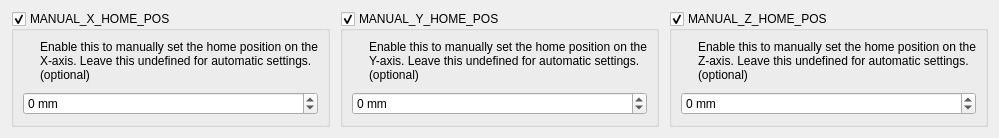
        <widget class="QWidget" name="tab">
         <property name="styleSheet">
          <string notr="true"/>
         </property>
         <attribute name="title">
          <string>X / Y / Z Coordinates</string>
         </attribute>
         <layout class="QGridLayout" name="gridLayout_2">
          <property name="spacing">
           <number>10</number>
          </property>
          <item row="0" column="0">
           <widget class="QGroupBox" name="uManualXHomePosBox">
            <property name="title">
             <string>MANUAL_X_HOME_POS</string>
            </property>
            <property name="checkable">
             <bool>true</bool>
            </property>
            <layout class="QGridLayout" name="gridLayout_6">
             <property name="spacing">
              <number>10</number>
             </property>
             <item row="0" column="0">
              <widget class="QLabel" name="label">
               <property name="sizePolicy">
                <sizepolicy hsizetype="Fixed" vsizetype="Fixed">
                 <horstretch>0</horstretch>
                 <verstretch>0</verstretch>
                </sizepolicy>
               </property>
               <property name="text">
                <string/>
               </property>
               <property name="pixmap">
                <pixmap resource="../resources/resources.qrc">:/info_FILL0_wght100_GRAD0_opsz20.svg</pixmap>
               </property>
              </widget>
             </item>
             <item row="0" column="1">
              <widget class="QLabel" name="label_2">
               <property name="text">
                <string>Enable this to manually set the home position on the X-axis. Leave this undefined for automatic settings. (optional)</string>
               </property>
               <property name="wordWrap">
                <bool>true</bool>
               </property>
              </widget>
             </item>
             <item row="1" column="0" colspan="2">
              <widget class="QSpinBox" name="uManualXHomePosSpinBox">
               <property name="suffix">
                <string> mm</string>
               </property>
               <property name="minimum">
                <number>-1000</number>
               </property>
               <property name="maximum">
                <number>1000</number>
               </property>
               <property name="stepType">
                <enum>QAbstractSpinBox::AdaptiveDecimalStepType</enum>
               </property>
              </widget>
             </item>
            </layout>
           </widget>
          </item>
          <item row="0" column="1">
           <widget class="QGroupBox" name="uManualYHomePosBox">
            <property name="title">
             <string>MANUAL_Y_HOME_POS</string>
            </property>
            <property name="checkable">
             <bool>true</bool>
            </property>
            <layout class="QGridLayout" name="gridLayout_4">
             <property name="spacing">
              <number>10</number>
             </property>
             <item row="0" column="0">
              <widget class="QLabel" name="label_3">
               <property name="sizePolicy">
                <sizepolicy hsizetype="Fixed" vsizetype="Fixed">
                 <horstretch>0</horstretch>
                 <verstretch>0</verstretch>
                </sizepolicy>
               </property>
               <property name="text">
                <string/>
               </property>
               <property name="pixmap">
                <pixmap resource="../resources/resources.qrc">:/info_FILL0_wght100_GRAD0_opsz20.svg</pixmap>
               </property>
              </widget>
             </item>
             <item row="0" column="1">
              <widget class="QLabel" name="label_4">
               <property name="text">
                <string>Enable this to manually set the home position on the Y-axis. Leave this undefined for automatic settings. (optional)</string>
               </property>
               <property name="wordWrap">
                <bool>true</bool>
               </property>
              </widget>
             </item>
             <item row="1" column="0" colspan="2">
              <widget class="QSpinBox" name="uManualYHomePosSpinBox">
               <property name="suffix">
                <string> mm</string>
               </property>
               <property name="minimum">
                <number>-1000</number>
               </property>
               <property name="maximum">
                <number>1000</number>
               </property>
               <property name="stepType">
                <enum>QAbstractSpinBox::AdaptiveDecimalStepType</enum>
               </property>
              </widget>
             </item>
            </layout>
           </widget>
          </item>
          <item row="0" column="2">
           <widget class="QGroupBox" name="uManualZHomePosBox">
            <property name="title">
             <string>MANUAL_Z_HOME_POS</string>
            </property>
            <property name="checkable">
             <bool>true</bool>
            </property>
            <layout class="QGridLayout" name="gridLayout_3">
             <property name="spacing">
              <number>10</number>
             </property>
             <item row="0" column="1">
              <widget class="QLabel" name="label_7">
               <property name="text">
                <string>Enable this to manually set the home position on the Z-axis. Leave this undefined for automatic settings. (optional)</string>
               </property>
               <property name="wordWrap">
                <bool>true</bool>
               </property>
              </widget>
             </item>
             <item row="0" column="0">
              <widget class="QLabel" name="label_6">
               <property name="sizePolicy">
                <sizepolicy hsizetype="Fixed" vsizetype="Fixed">
                 <horstretch>0</horstretch>
                 <verstretch>0</verstretch>
                </sizepolicy>
               </property>
               <property name="text">
                <string/>
               </property>
               <property name="pixmap">
                <pixmap resource="../resources/resources.qrc">:/info_FILL0_wght100_GRAD0_opsz20.svg</pixmap>
               </property>
              </widget>
             </item>
             <item row="1" column="0" colspan="2">
              <widget class="QSpinBox" name="uManualZHomePosSpinBox">
               <property name="suffix">
                <string> mm</string>
               </property>
               <property name="minimum">
                <number>-1000</number>
               </property>
               <property name="maximum">
                <number>1000</number>
               </property>
               <property name="stepType">
                <enum>QAbstractSpinBox::AdaptiveDecimalStepType</enum>
               </property>
              </widget>
             </item>
            </layout>
           </widget>
          </item>
         </layout>
        </widget>
